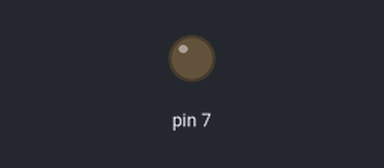
Simulated run of this sketch. Board: Arduino Uno, built with avr-gcc and run on an emulated ATmega328P. On the bench: output pins drawn as LEDs (lit = HIGH). Dashed ring = blinking. At 2.1 s the program stops and its outputs stay as they are.

Above: at 0.5 s.
At 1.85 s:
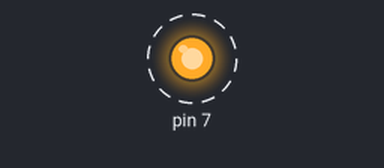
Timing chart, 0 to 3.0 s (numbered marks = the images above):
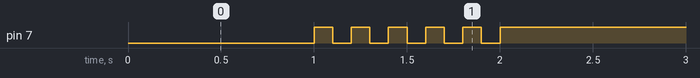

Measured:
- by itself, pin 7: alternates HIGH for 0.10 s and LOW for 0.10 s, 11 changes in all, then stays HIGH

The sketch:

04_example_3.ino
```cpp
bool toggle;

void setup(){
  pinMode(7, OUTPUT);
  toggle = true;
  digitalWrite(7, toggle);
}

void loop(){
  toggle = toggle_state(toggle);
  digitalWrite(7, toggle);
  delay(1000);
  for(int i=0; i<11; i++){
    toggle = toggle_state(toggle);
    digitalWrite(7, toggle);
    delay(100);
  }

  while(1){

  }

}

bool toggle_state(bool toggle){
  return !toggle;
}
```
